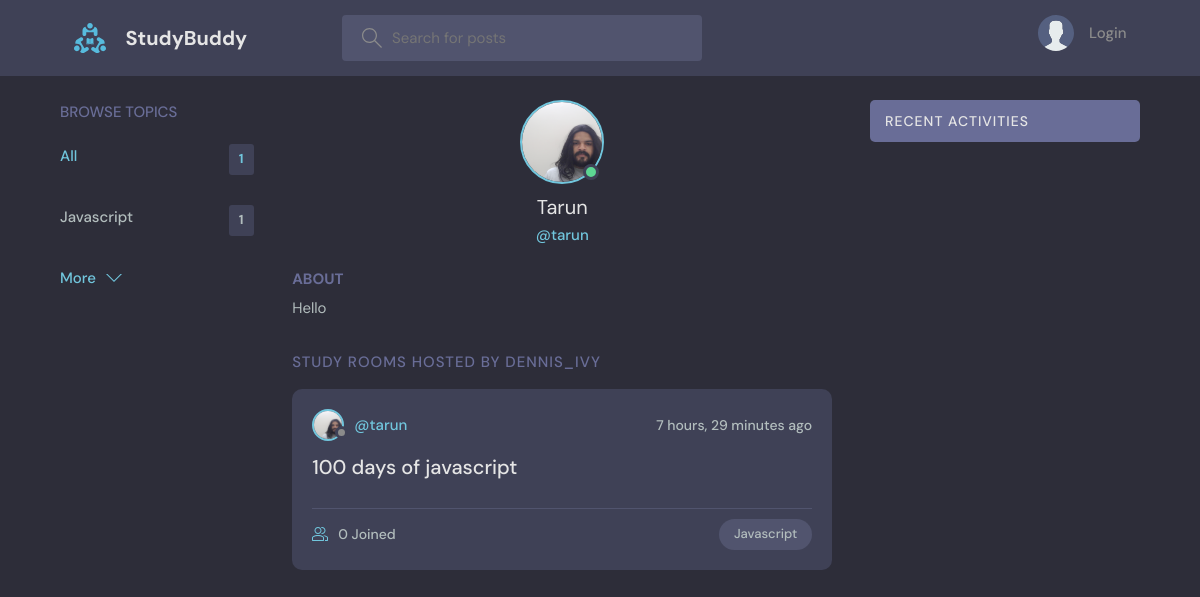
Page /profile/1/ on the committed database.
### base/models.py (models this page shows, shortened)
class Topic(models.Model):
    name = models.CharField(max_length=200)

class User(AbstractUser):
    name = models.CharField(max_length=200, null=True)
    email = models.EmailField(unique=True, null=True)
    bio = models.TextField(null=True)
    avatar = models.ImageField(null=True, default="avatar.svg")
    USERNAME_FIELD = 'email'
    REQUIRED_FIELDS = []

class Room(models.Model):
    host = models.ForeignKey(User, on_delete=models.SET_NULL, null=True)
    topic = models.ForeignKey(Topic, on_delete=models.SET_NULL, null=True)
    name = models.CharField(max_length=200)
    description = models.TextField(null=True, blank=True)
    participants = models.ManyToManyField(
        User, related_name='participants', blank=True)
    updated = models.DateTimeField(auto_now=True)
    created = models.DateTimeField(auto_now_add=True)
    class Meta:
        ordering = ['-updated', '-created']

### base/views.py (the view)
# urls.py: path('profile/<str:pk>/', views.userProfile, name="user-profile"),
def userProfile(request, pk):
    user = User.objects.get(id=pk)
    rooms = user.room_set.all()
    room_messages = user.message_set.all()
    topics = Topic.objects.all()
    context = {'user': user, 'rooms': rooms,
               'room_messages': room_messages, 'topics': topics}
    return render(request, 'base/profile.html', context)

### base/templates/base/profile.html (shortened to what this page needs)
{% extends 'main.html' %}
{% block content %}
<main class="profile-page layout layout--3">
  <div class="container">
    {% include 'base/topic_component.html' %}
    <div class="roomList">
      <div class="profile">
        <div class="profile__avatar">
          <div class="avatar avatar--large active">
            <img src="{{user.avatar.url}}" />
          </div>
        </div>
        <div class="profile__info">
          <h3>{{user.name}}</h3>
          <p>@{{user.username}}</p>
        </div>
        <div class="profile__about">
          <h3>About</h3>
          <p>
            {{user.bio}}
          </p>
        </div>
      </div>
      <div class="roomList__header">
        <div>
          <h2>Study Rooms Hosted by dennis_ivy</a>
          </h2>
        </div>
      </div>
      {% include 'base/feed_component.html' %}
    </div>
    {% include 'base/activity_component.html' %}
  </div>
</main>
{% endblock content %}

### templates/main.html (shortened to what this page needs)
<!DOCTYPE html>
{% load static %}
<html lang="en">
  <head>
    <link rel="stylesheet" href="{% static 'styles/style.css' %}" />
  </head>
  <body>
    {% include 'navbar.html' %} {% block content %}{% endblock %}
  </body>
</html>

### templates/navbar.html (shortened to what this page needs)
<header class="header header--loggedIn">
  {% load static %}
  <div class="container">
    <a href="{% url 'home' %}" class="header__logo">
      <img src="{% static 'images/logo.svg' %}" />
      <h1>StudyBuddy</h1>
    </a>
    <form class="header__search" method="GET" action="{% url 'home' %}">
      <label>
        <input name="q" placeholder="Search for posts" />
      </label>
    </form>
    <nav class="header__menu">
      {% if request.user.is_authenticated %}
      <div class="header__user">
        <a href="{% url 'update-user' %}">
          <div class="avatar avatar--medium active">
            <img src="{{request.user.avatar.url}}" />
          </div>
          <p>
            {{request.user.username}} <span>@{{request.user.username}}</span>
          </p>
        </a>
        <button class="dropdown-button">
          <svg
            version="1.1"
            xmlns="http://www.w3.org/2000/svg"
            width="32"
            height="32"
            viewBox="0 0 32 32"
          >
            <title>chevron-down</title>
            <path d="M16 21l-13-13h-3l16 16 16-16h-3l-13 13z"></path>
          </svg>
        </button>
      </div>
      {% else %}
      <a href="{% url 'login' %}">
        <img src="{% static 'images/avatar.svg' %}" />
        <p>Login</p>
      </a>
      {% endif %}
    </nav>
  </div>
</header>

### base/templates/base/topic_component.html
<div class="topics">
  <div class="topics__header">
    <h2>Browse Topics</h2>
  </div>
  <ul class="topics__list">
    <li>
      <a href="{% url 'home' %}" class="active"
        >All <span>{{topics.count}}</span></a
      >
    </li>
    {% for topic in topics %}
    <li>
      <a href="{% url 'home' %}?q={{topic.name}}"
        >{{topic.name}}<span>{{topic.room_set.all.count}}</span></a
      >
    </li>
    {% endfor %}
  </ul>
  <a class="btn btn--link" href="{% url 'topics' %}">
    More
    <svg
      version="1.1"
      xmlns="http://www.w3.org/2000/svg"
      width="32"
      height="32"
      viewBox="0 0 32 32"
    >
      <title>chevron-down</title>
      <path d="M16 21l-13-13h-3l16 16 16-16h-3l-13 13z"></path>
    </svg>
  </a>
</div>

### base/templates/base/feed_component.html (shortened to what this page needs)
{% for room in rooms %}
<div class="roomListRoom">
    <div class="roomListRoom__header">
        <a href="{% url 'user-profile' room.host.id %}" class="roomListRoom__author">
            <div class="avatar avatar--small">
                <img src="{{room.host.avatar.url}}" />
            </div>
            <span>@{{room.host.username}}</span>
        </a>
        <div class="roomListRoom__actions">
            <span>{{room.created|timesince}} ago</span>
        </div>
    </div>
    <div class="roomListRoom__content">
        <a href="{% url 'room' room.id %}">{{room.name}}</a>
    </div>
    <div class="roomListRoom__meta">
        <a href="{% url 'room' room.id %}" class="roomListRoom__joined">
            {{room.participants.all.count}} Joined
        </a>
        <p class="roomListRoom__topic">{{room.topic.name}}</p>
    </div>
</div>
{% endfor %}

### base/templates/base/activity_component.html (shortened to what this page needs)
<div class="activities">
    <div class="activities__header">
        <h2>Recent Activities</h2>
    </div>
</div>

### rows in the picture
Topic: name "Javascript", room_set.all.count "1"
User: avatar (picture), name "Tarun", username "tarun", bio "Hello"
Room: host.avatar (picture), host.username "tarun", created "7 hours, 29 minutes", name "100 days of javascript", participants.all.count "0", topic.name "Javascript"

### other values in the picture
{{ topics.count }} "1"
